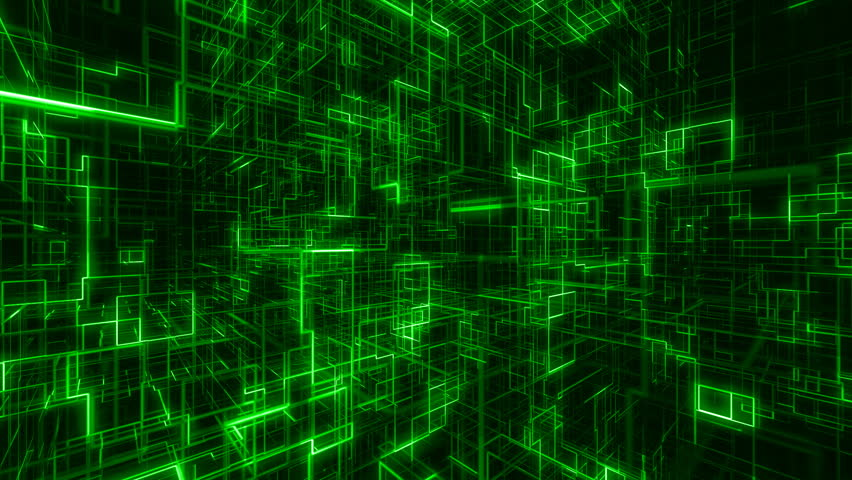
#> input picture Day 16 - Mneomnics 2/Images/01.jpg, 852 x 480 px; its folder holds 4 pictures in this run
$ python Genratethumbnail.py
#> lines starting #> are read from the running program, lines starting #| are printed output that depends on the picture

from PIL import Image
import glob, os

size = 128, 128

for infile in glob.glob("Images/*.jpg"):
    file, ext = os.path.splitext(infile)
    im = Image.open(infile)
#> im is the input picture: PIL image 852x480 RGB; mean R, G, B 4, 59.9, 4.3
    im.thumbnail(size)
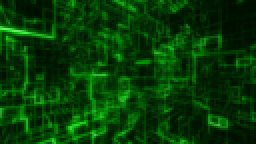
#> im: PIL image 128x72 RGB (shown 2 times larger); mean R, G, B 3.9, 59.8, 4.2
    im.save(file + "thumbnail.", "JPEG")
#> pass 2 of the loop `for infile in glob.glob("Images/*.jpg"):`:
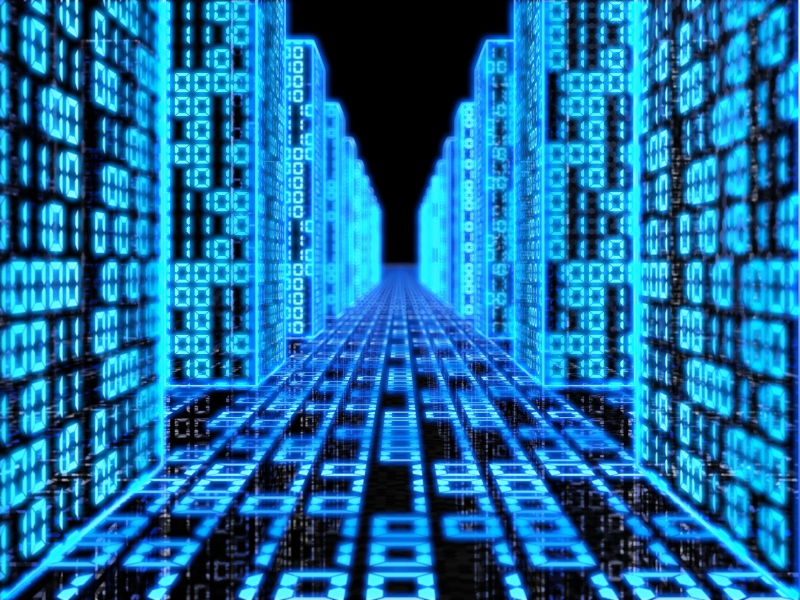
#> input picture Day 16 - Mneomnics 2/Images/02.jpg, 1600 x 1200 px (shown at 1/2 size)
#> im is the input picture: PIL image 1600x1200 RGB; mean R, G, B 25.2, 109.8, 161.6
#> `im.thumbnail(size)`:
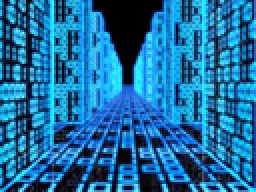
#> im: PIL image 128x96 RGB (shown 2 times larger); mean R, G, B 25.2, 109.8, 161.5
#> pass 3 of the loop `for infile in glob.glob("Images/*.jpg"):`:
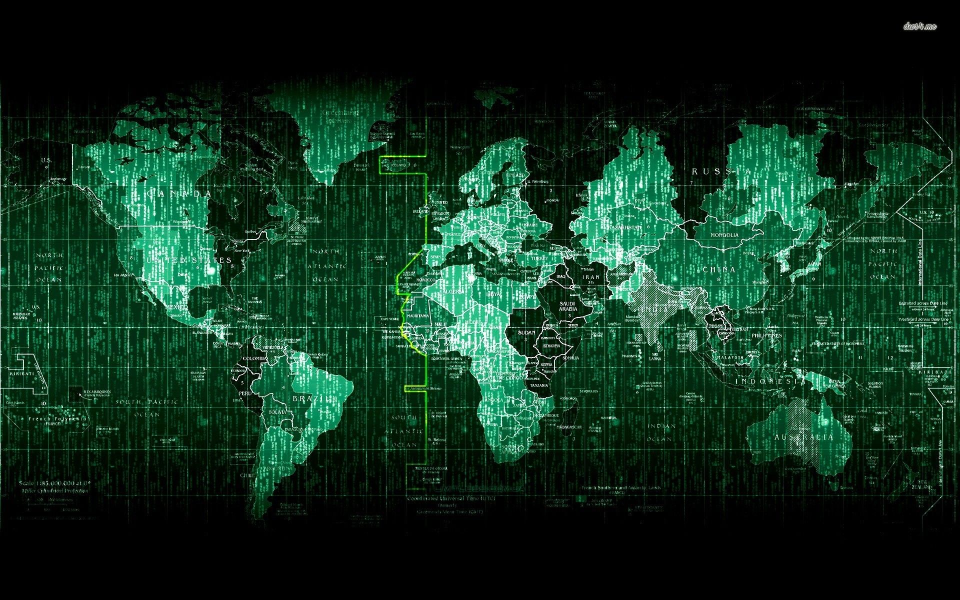
#> input picture Day 16 - Mneomnics 2/Images/03.jpg, 1920 x 1200 px (shown at 1/2 size)
#> im is the input picture: PIL image 1920x1200 RGB; mean R, G, B 16.1, 48, 30.4
#> `im.thumbnail(size)`:
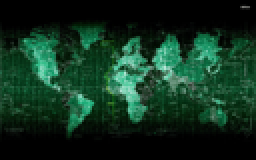
#> im: PIL image 128x80 RGB (shown 2 times larger); mean R, G, B 16.1, 48, 30.4
#> the loop made 4 passes; the first 3 are shown
